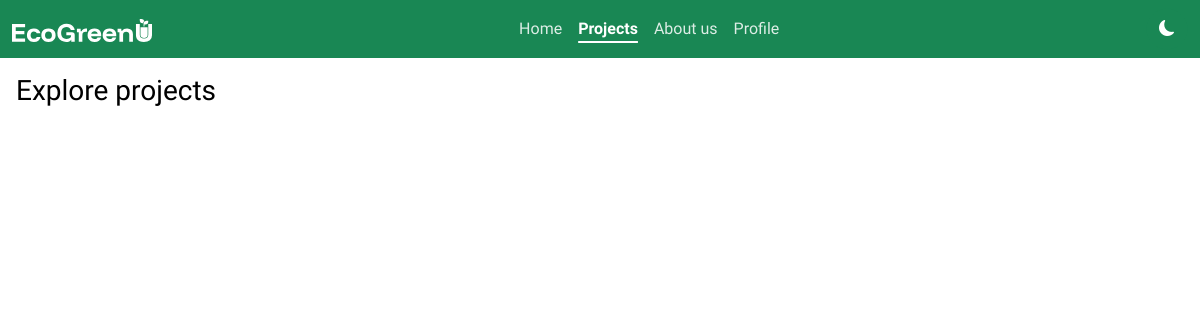
Page /pages/projects.php on the earlier database version.
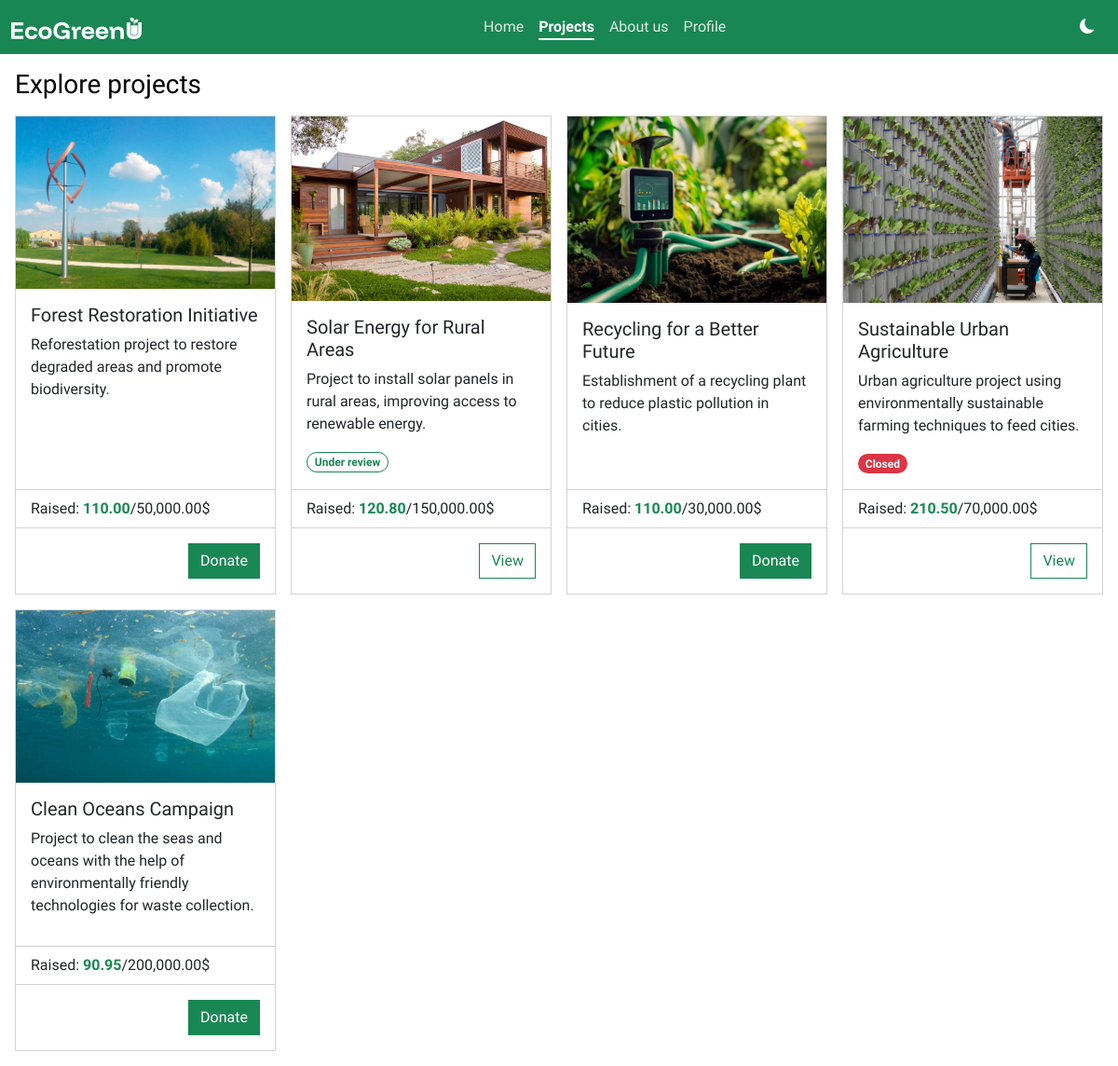
Same page on the later database version.
### tables this page shows
CREATE TABLE IF NOT EXISTS tblprojects (
  idProject INT NOT NULL PRIMARY KEY AUTO_INCREMENT,
  title CHAR(30) NOT NULL,
  description CHAR(250) NOT NULL,
  fundraiser INT NOT NULL,
  targetAmount DECIMAL(10,2) NOT NULL,
  deadline DATETIME NOT NULL,
  status CHAR(1) NOT NULL,
    FOREIGN KEY (fundraiser) REFERENCES tblusers(iduser)
);

### php/projects/projects.php (called while the page is built, shortened)
<?php
    $db = new mysqli("localhost", "root", "", "dbecogreenu");
    $result = $db->query("SELECT tblprojects.*, SUM(tblpayments.amount) AS raisedAmount FROM tblprojects INNER JOIN tblpayments ON tblprojects.idProject = tblpayments.projectId GROUP BY tblprojects.idProject");
    $projects = [];
?>

### pages/projects.php (the view, shortened to what this page needs)
<?php include_once '../php/projects/projects.php' ?>
<!DOCTYPE html>
<html lang="en">
<head>
    <link rel="stylesheet" href="../css/styles.css">
    <link href="https://cdn.jsdelivr.net/npm/bootstrap@5.3.3/dist/css/bootstrap.min.css" rel="stylesheet">
    <link rel="stylesheet" href="https://cdn.jsdelivr.net/npm/bootstrap-icons@1.11.3/font/bootstrap-icons.min.css">
</head>
<body>
    <div class="container-fluid p-0 m-0 position-absolute">
        <nav class="navbar sticky-top navbar-expand-lg bg-success">
            <div class="container-fluid d-flex">
                <a class="navbar-brand p-0 m-0" href="../index.php">
                    <img src="../assets/logo/logo-navbar.svg" alt="EcoGreenU logo">
                </a>
                <div class="collapse navbar-collapse" id="navbarNav">
                    <ul class="navbar-nav ms-auto me-auto">
                        <li class="nav-item">
                            <a class="nav-link text-white" aria-current="page" href="../index.php">Home</a>
                        </li>
                        <li class="nav-item">
                            <a class="nav-link text-white active" href="projects.php">Projects</a>
                        </li>
                        <li class="nav-item">
                            <a class="nav-link text-white" href="about-us.php">About us</a>
                        </li>
                        <li class="nav-item">
                            <a class="nav-link text-white" href="profile.php">Profile</a>
                        </li>
                    </ul>
                    <button id="theme-switch" class="btn btn-success text-white p-2">
                        <i class="bi bi-moon-fill"></i>
                    </button>
                </div>
            </div>
        </nav>
        <div class="container-fluid p-0 m-0" id="main">
            <div class="container-fluid p-3">
                <h3 class="mb-3">Explore projects</h3>
                <div class="row row-cols-1 row-cols-md-2 row-cols-lg-3 row-cols-xl-4 row-cols-xxl-5 g-3">
                    <?php foreach ($projects as $p): ?>
                        <div class="col">
                            <div class="card rounded-0">
                                <img src="../assets/images/projects/proj-<?=$p["idProject"]?>.jpg" class="card-img-top" alt="<?=$p["title"]?>">
                                <div class="card-body h-100">
                                    <h5 class="card-title"><?=$p["title"]?></h5>
                                    <p class="card-text"><?=$p["description"]?></p>
                                    <?php if($p['status'] == 1): ?>
                                        <span class="badge badge-outlined rounded-pill text-success">Under review</span>
                                    <?php elseif($p['status'] == 2): ?>
                                        <span class="badge rounded-pill text-bg-danger">Closed</span>
                                    <?php endif; ?>
                                </div>
                                <ul class="list-group list-group-flush">
                                    <li class="list-group-item">Raised: <span class="text-success fw-bold">
                                        <?=number_format($p["raisedAmount"], 2)?></span>/<?=number_format($p["targetAmount"], 2)?>$
                                    </li>
                                </ul>
                                <div class="card-body d-flex">
                                    <form method="GET" action="project-details.php" class="ms-auto">
                                        <?php if($p['status'] == 0): ?>
                                            <button type="submit" name="project-id" value="<?=$p['idProject']?>" class="btn btn-success rounded-0 ms-auto">Donate</button>
                                        <?php else: ?>
                                            <button type="submit" name="project-id" value="<?=$p['idProject']?>" class="btn btn-outline-success rounded-0 ms-auto">View</button>
                                        <?php endif; ?>
                                    </form>
                                </div>
                            </div>
                        </div>
                    <?php endforeach; ?>
                </div>
            </div>
        </div>
    </div>
</body>
</html>

### css/styles.css (style rules this page uses)
:root { --background-color: #fff; --foreground-color: #000; --primary-green: #198754; }
body { font-family: 'Funnel Display', 'Outfit', system-ui, -apple-system, BlinkMacSystemFont, 'Segoe UI', Roboto, Oxygen, Ubuntu, Cantarell, 'Open Sans', 'Helvetica Neue', sans-serif !important; background-color: var(--background-color) !important; color: var(--foreground-color) !important; }
#theme-switch { width: 42px; height: 42px; border-radius: 50%; display: flex; justify-content: center; align-items: center; }
.card > img.card-img-top { height: 200px; object-fit: cover !important; border-radius: 0 !important; }
.card { height: 100% !important; }
a.navbar-brand { margin: 0 !important; padding: 0 !important; }
.nav-link.active { text-decoration: underline !important; text-decoration-thickness: 2px !important; text-underline-offset: 7px; font-weight: bold !important; }
.nav-link:not(.active) { opacity: .85; }
.badge.text-success { border: 1px solid var(--primary-green) !important; }
.badge.badge-outlined { background-color: transparent !important; }

Differences in the rows shown:
now on this page (row unchanged): tblprojects: shows a picture, title "Forest Restoration Initiative", description "Reforestation project to restore degraded areas and promote biodiversity.", raisedAmount "110.00", targetAmount "50,000.00", $p['idProject'] 1 (drawn)
added tblprojects: shows a picture, title "Solar Energy for Rural Areas", description "Project to install solar panels in rural areas, improving access to renewable energy.", status "Under review", raisedAmount "120.80", targetAmount "150,000.00", $p['idProject'] 2 (drawn)
added tblprojects: shows a picture, title "Recycling for a Better Future", description "Establishment of a recycling plant to reduce plastic pollution in cities.", raisedAmount "110.00", targetAmount "30,000.00", $p['idProject'] 3 (drawn)
added tblprojects: shows a picture, title "Sustainable Urban Agriculture", description "Urban agriculture project using environmentally sustainable farming techniques to feed cities.", status "Closed", raisedAmount "210.50", targetAmount "70,000.00", $p['idProject'] 4 (drawn)
added tblprojects: shows a picture, title "Clean Oceans Campaign", description "Project to clean the seas and oceans with the help of environmentally friendly technologies for waste collection.", raisedAmount "90.95", targetAmount "200,000.00", $p['idProject'] 5 (drawn)
